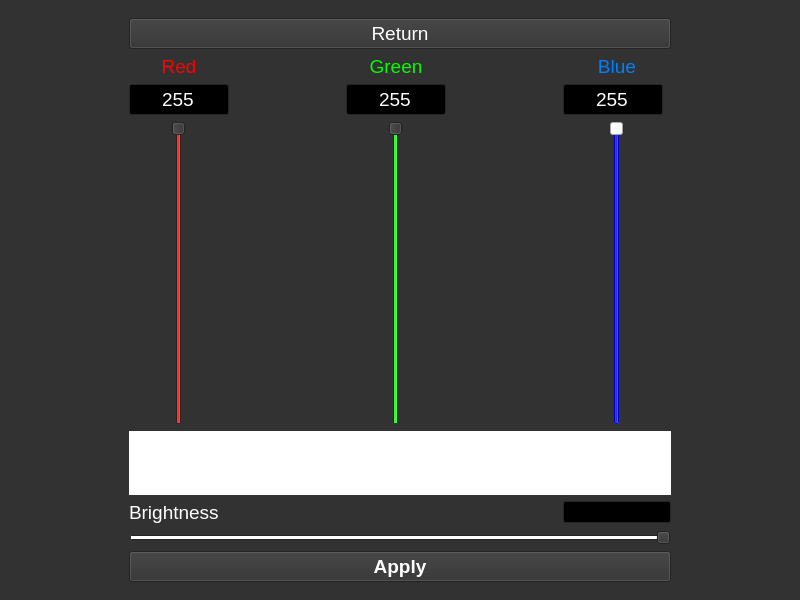
<?xml version="1.0" encoding="UTF-8"?>
<ui version="4.0">
 <class>MainWindow</class>
 <widget class="QMainWindow" name="MainWindow">
  <property name="geometry">
   <rect>
    <x>0</x>
    <y>0</y>
    <width>800</width>
    <height>600</height>
   </rect>
  </property>
  <property name="palette">
   <palette>
    <active>
     <colorrole role="WindowText">
      <brush brushstyle="SolidPattern">
       <color alpha="255">
        <red>255</red>
        <green>255</green>
        <blue>255</blue>
       </color>
      </brush>
     </colorrole>
     <colorrole role="Button">
      <brush brushstyle="SolidPattern">
       <color alpha="255">
        <red>50</red>
        <green>50</green>
        <blue>50</blue>
       </color>
      </brush>
     </colorrole>
     <colorrole role="Light">
      <brush brushstyle="SolidPattern">
       <color alpha="255">
        <red>75</red>
        <green>75</green>
        <blue>75</blue>
       </color>
      </brush>
     </colorrole>
     <colorrole role="Midlight">
      <brush brushstyle="SolidPattern">
       <color alpha="255">
        <red>62</red>
        <green>62</green>
        <blue>62</blue>
       </color>
      </brush>
     </colorrole>
     <colorrole role="Dark">
      <brush brushstyle="SolidPattern">
       <color alpha="255">
        <red>25</red>
        <green>25</green>
        <blue>25</blue>
       </color>
      </brush>
     </colorrole>
     <colorrole role="Mid">
      <brush brushstyle="SolidPattern">
       <color alpha="255">
        <red>33</red>
        <green>33</green>
        <blue>33</blue>
       </color>
      </brush>
     </colorrole>
     <colorrole role="Text">
      <brush brushstyle="SolidPattern">
       <color alpha="255">
        <red>255</red>
        <green>255</green>
        <blue>255</blue>
       </color>
      </brush>
     </colorrole>
     <colorrole role="BrightText">
      <brush brushstyle="SolidPattern">
       <color alpha="255">
        <red>255</red>
        <green>255</green>
        <blue>255</blue>
       </color>
      </brush>
     </colorrole>
     <colorrole role="ButtonText">
      <brush brushstyle="SolidPattern">
       <color alpha="255">
        <red>255</red>
        <green>255</green>
        <blue>255</blue>
       </color>
      </brush>
     </colorrole>
     <colorrole role="Base">
      <brush brushstyle="SolidPattern">
       <color alpha="255">
        <red>0</red>
        <green>0</green>
        <blue>0</blue>
       </color>
      </brush>
     </colorrole>
     <colorrole role="Window">
      <brush brushstyle="SolidPattern">
       <color alpha="255">
        <red>50</red>
        <green>50</green>
        <blue>50</blue>
       </color>
      </brush>
     </colorrole>
     <colorrole role="Shadow">
      <brush brushstyle="SolidPattern">
       <color alpha="255">
        <red>0</red>
        <green>0</green>
        <blue>0</blue>
       </color>
      </brush>
     </colorrole>
     <colorrole role="AlternateBase">
      <brush brushstyle="SolidPattern">
       <color alpha="255">
        <red>25</red>
        <green>25</green>
        <blue>25</blue>
       </color>
      </brush>
     </colorrole>
     <colorrole role="ToolTipBase">
      <brush brushstyle="SolidPattern">
       <color alpha="255">
        <red>255</red>
        <green>255</green>
        <blue>220</blue>
       </color>
      </brush>
     </colorrole>
     <colorrole role="ToolTipText">
      <brush brushstyle="SolidPattern">
       <color alpha="255">
        <red>0</red>
        <green>0</green>
        <blue>0</blue>
       </color>
      </brush>
     </colorrole>
     <colorrole role="PlaceholderText">
      <brush brushstyle="SolidPattern">
       <color alpha="128">
        <red>255</red>
        <green>255</green>
        <blue>255</blue>
       </color>
      </brush>
     </colorrole>
    </active>
    <inactive>
     <colorrole role="WindowText">
      <brush brushstyle="SolidPattern">
       <color alpha="255">
        <red>255</red>
        <green>255</green>
        <blue>255</blue>
       </color>
      </brush>
     </colorrole>
     <colorrole role="Button">
      <brush brushstyle="SolidPattern">
       <color alpha="255">
        <red>50</red>
        <green>50</green>
        <blue>50</blue>
       </color>
      </brush>
     </colorrole>
     <colorrole role="Light">
      <brush brushstyle="SolidPattern">
       <color alpha="255">
        <red>75</red>
        <green>75</green>
        <blue>75</blue>
       </color>
      </brush>
     </colorrole>
     <colorrole role="Midlight">
      <brush brushstyle="SolidPattern">
       <color alpha="255">
        <red>62</red>
        <green>62</green>
        <blue>62</blue>
       </color>
      </brush>
     </colorrole>
     <colorrole role="Dark">
      <brush brushstyle="SolidPattern">
       <color alpha="255">
        <red>25</red>
        <green>25</green>
        <blue>25</blue>
       </color>
      </brush>
     </colorrole>
     <colorrole role="Mid">
      <brush brushstyle="SolidPattern">
       <color alpha="255">
        <red>33</red>
        <green>33</green>
        <blue>33</blue>
       </color>
      </brush>
     </colorrole>
     <colorrole role="Text">
      <brush brushstyle="SolidPattern">
       <color alpha="255">
        <red>255</red>
        <green>255</green>
        <blue>255</blue>
       </color>
      </brush>
     </colorrole>
     <colorrole role="BrightText">
      <brush brushstyle="SolidPattern">
       <color alpha="255">
        <red>255</red>
        <green>255</green>
        <blue>255</blue>
       </color>
      </brush>
     </colorrole>
     <colorrole role="ButtonText">
      <brush brushstyle="SolidPattern">
       <color alpha="255">
        <red>255</red>
        <green>255</green>
        <blue>255</blue>
       </color>
      </brush>
     </colorrole>
     <colorrole role="Base">
      <brush brushstyle="SolidPattern">
       <color alpha="255">
        <red>0</red>
        <green>0</green>
        <blue>0</blue>
       </color>
      </brush>
     </colorrole>
     <colorrole role="Window">
      <brush brushstyle="SolidPattern">
       <color alpha="255">
        <red>50</red>
        <green>50</green>
        <blue>50</blue>
       </color>
      </brush>
     </colorrole>
     <colorrole role="Shadow">
      <brush brushstyle="SolidPattern">
       <color alpha="255">
        <red>0</red>
        <green>0</green>
        <blue>0</blue>
       </color>
      </brush>
     </colorrole>
     <colorrole role="AlternateBase">
      <brush brushstyle="SolidPattern">
       <color alpha="255">
        <red>25</red>
        <green>25</green>
        <blue>25</blue>
       </color>
      </brush>
     </colorrole>
     <colorrole role="ToolTipBase">
      <brush brushstyle="SolidPattern">
       <color alpha="255">
        <red>255</red>
        <green>255</green>
        <blue>220</blue>
       </color>
      </brush>
     </colorrole>
     <colorrole role="ToolTipText">
      <brush brushstyle="SolidPattern">
       <color alpha="255">
        <red>0</red>
        <green>0</green>
        <blue>0</blue>
       </color>
      </brush>
     </colorrole>
     <colorrole role="PlaceholderText">
      <brush brushstyle="SolidPattern">
       <color alpha="128">
        <red>255</red>
        <green>255</green>
        <blue>255</blue>
       </color>
      </brush>
     </colorrole>
    </inactive>
    <disabled>
     <colorrole role="WindowText">
      <brush brushstyle="SolidPattern">
       <color alpha="255">
        <red>25</red>
        <green>25</green>
        <blue>25</blue>
       </color>
      </brush>
     </colorrole>
     <colorrole role="Button">
      <brush brushstyle="SolidPattern">
       <color alpha="255">
        <red>50</red>
        <green>50</green>
        <blue>50</blue>
       </color>
      </brush>
     </colorrole>
     <colorrole role="Light">
      <brush brushstyle="SolidPattern">
       <color alpha="255">
        <red>75</red>
        <green>75</green>
        <blue>75</blue>
       </color>
      </brush>
     </colorrole>
     <colorrole role="Midlight">
      <brush brushstyle="SolidPattern">
       <color alpha="255">
        <red>62</red>
        <green>62</green>
        <blue>62</blue>
       </color>
      </brush>
     </colorrole>
     <colorrole role="Dark">
      <brush brushstyle="SolidPattern">
       <color alpha="255">
        <red>25</red>
        <green>25</green>
        <blue>25</blue>
       </color>
      </brush>
     </colorrole>
     <colorrole role="Mid">
      <brush brushstyle="SolidPattern">
       <color alpha="255">
        <red>33</red>
        <green>33</green>
        <blue>33</blue>
       </color>
      </brush>
     </colorrole>
     <colorrole role="Text">
      <brush brushstyle="SolidPattern">
       <color alpha="255">
        <red>25</red>
        <green>25</green>
        <blue>25</blue>
       </color>
      </brush>
     </colorrole>
     <colorrole role="BrightText">
      <brush brushstyle="SolidPattern">
       <color alpha="255">
        <red>255</red>
        <green>255</green>
        <blue>255</blue>
       </color>
      </brush>
     </colorrole>
     <colorrole role="ButtonText">
      <brush brushstyle="SolidPattern">
       <color alpha="255">
        <red>25</red>
        <green>25</green>
        <blue>25</blue>
       </color>
      </brush>
     </colorrole>
     <colorrole role="Base">
      <brush brushstyle="SolidPattern">
       <color alpha="255">
        <red>50</red>
        <green>50</green>
        <blue>50</blue>
       </color>
      </brush>
     </colorrole>
     <colorrole role="Window">
      <brush brushstyle="SolidPattern">
       <color alpha="255">
        <red>50</red>
        <green>50</green>
        <blue>50</blue>
       </color>
      </brush>
     </colorrole>
     <colorrole role="Shadow">
      <brush brushstyle="SolidPattern">
       <color alpha="255">
        <red>0</red>
        <green>0</green>
        <blue>0</blue>
       </color>
      </brush>
     </colorrole>
     <colorrole role="AlternateBase">
      <brush brushstyle="SolidPattern">
       <color alpha="255">
        <red>50</red>
        <green>50</green>
        <blue>50</blue>
       </color>
      </brush>
     </colorrole>
     <colorrole role="ToolTipBase">
      <brush brushstyle="SolidPattern">
       <color alpha="255">
        <red>255</red>
        <green>255</green>
        <blue>220</blue>
       </color>
      </brush>
     </colorrole>
     <colorrole role="ToolTipText">
      <brush brushstyle="SolidPattern">
       <color alpha="255">
        <red>0</red>
        <green>0</green>
        <blue>0</blue>
       </color>
      </brush>
     </colorrole>
     <colorrole role="PlaceholderText">
      <brush brushstyle="SolidPattern">
       <color alpha="128">
        <red>255</red>
        <green>255</green>
        <blue>255</blue>
       </color>
      </brush>
     </colorrole>
    </disabled>
   </palette>
  </property>
  <property name="windowTitle">
   <string>MainWindow</string>
  </property>
  <widget class="QWidget" name="centralwidget">
   <layout class="QVBoxLayout" name="verticalLayout">
    <item>
     <widget class="QStackedWidget" name="stackedWidget">
      <property name="currentIndex">
       <number>1</number>
      </property>
      <widget class="QWidget" name="mainPage">
       <layout class="QVBoxLayout" name="verticalLayout_2">
        <item>
         <widget class="QLabel" name="statusLabel">
          <property name="font">
           <font>
            <family>Arial</family>
            <pointsize>18</pointsize>
            <weight>75</weight>
            <bold>true</bold>
           </font>
          </property>
          <property name="styleSheet">
           <string notr="true">color: #FF0000;</string>
          </property>
          <property name="text">
           <string>Not Connected</string>
          </property>
          <property name="alignment">
           <set>Qt::AlignCenter</set>
          </property>
         </widget>
        </item>
        <item>
         <widget class="QPushButton" name="onButton">
          <property name="enabled">
           <bool>false</bool>
          </property>
          <property name="sizePolicy">
           <sizepolicy hsizetype="Minimum" vsizetype="Expanding">
            <horstretch>0</horstretch>
            <verstretch>0</verstretch>
           </sizepolicy>
          </property>
          <property name="font">
           <font>
            <family>Arial</family>
            <pointsize>14</pointsize>
            <weight>50</weight>
            <bold>false</bold>
            <stylestrategy>PreferDefault</stylestrategy>
           </font>
          </property>
          <property name="text">
           <string>On</string>
          </property>
         </widget>
        </item>
        <item>
         <widget class="QPushButton" name="offButton">
          <property name="enabled">
           <bool>false</bool>
          </property>
          <property name="sizePolicy">
           <sizepolicy hsizetype="Minimum" vsizetype="Expanding">
            <horstretch>0</horstretch>
            <verstretch>0</verstretch>
           </sizepolicy>
          </property>
          <property name="font">
           <font>
            <family>Arial</family>
            <pointsize>14</pointsize>
            <weight>50</weight>
            <bold>false</bold>
           </font>
          </property>
          <property name="text">
           <string>Off</string>
          </property>
         </widget>
        </item>
        <item>
         <widget class="QPushButton" name="colorButton">
          <property name="enabled">
           <bool>false</bool>
          </property>
          <property name="sizePolicy">
           <sizepolicy hsizetype="Minimum" vsizetype="Expanding">
            <horstretch>0</horstretch>
            <verstretch>0</verstretch>
           </sizepolicy>
          </property>
          <property name="font">
           <font>
            <family>Arial</family>
            <pointsize>14</pointsize>
           </font>
          </property>
          <property name="text">
           <string>Color</string>
          </property>
         </widget>
        </item>
        <item>
         <widget class="QPushButton" name="palatteButton">
          <property name="enabled">
           <bool>false</bool>
          </property>
          <property name="sizePolicy">
           <sizepolicy hsizetype="Minimum" vsizetype="Expanding">
            <horstretch>0</horstretch>
            <verstretch>0</verstretch>
           </sizepolicy>
          </property>
          <property name="font">
           <font>
            <family>Arial</family>
            <pointsize>14</pointsize>
           </font>
          </property>
          <property name="text">
           <string>Palatte</string>
          </property>
         </widget>
        </item>
       </layout>
      </widget>
      <widget class="QWidget" name="page_2">
       <layout class="QGridLayout" name="gridLayout">
        <item row="8" column="0" colspan="2">
         <widget class="QLabel" name="brightnessLabel">
          <property name="font">
           <font>
            <family>Arial</family>
            <pointsize>14</pointsize>
           </font>
          </property>
          <property name="text">
           <string>Brightness</string>
          </property>
          <property name="buddy">
           <cstring>brightnessSlider</cstring>
          </property>
         </widget>
        </item>
        <item row="5" column="0">
         <widget class="QSlider" name="redSlider">
          <property name="sizePolicy">
           <sizepolicy hsizetype="Minimum" vsizetype="Expanding">
            <horstretch>0</horstretch>
            <verstretch>0</verstretch>
           </sizepolicy>
          </property>
          <property name="palette">
           <palette>
            <active>
             <colorrole role="Highlight">
              <brush brushstyle="SolidPattern">
               <color alpha="255">
                <red>255</red>
                <green>0</green>
                <blue>0</blue>
               </color>
              </brush>
             </colorrole>
            </active>
            <inactive>
             <colorrole role="Highlight">
              <brush brushstyle="SolidPattern">
               <color alpha="255">
                <red>255</red>
                <green>0</green>
                <blue>0</blue>
               </color>
              </brush>
             </colorrole>
            </inactive>
            <disabled>
             <colorrole role="Highlight">
              <brush brushstyle="SolidPattern">
               <color alpha="255">
                <red>0</red>
                <green>120</green>
                <blue>215</blue>
               </color>
              </brush>
             </colorrole>
            </disabled>
           </palette>
          </property>
          <property name="maximum">
           <number>255</number>
          </property>
          <property name="value">
           <number>255</number>
          </property>
          <property name="orientation">
           <enum>Qt::Vertical</enum>
          </property>
          <property name="invertedAppearance">
           <bool>false</bool>
          </property>
          <property name="invertedControls">
           <bool>false</bool>
          </property>
          <property name="tickPosition">
           <enum>QSlider::NoTicks</enum>
          </property>
          <property name="tickInterval">
           <number>1</number>
          </property>
         </widget>
        </item>
        <item row="3" column="0">
         <widget class="QLabel" name="redLabel">
          <property name="sizePolicy">
           <sizepolicy hsizetype="Preferred" vsizetype="Preferred">
            <horstretch>0</horstretch>
            <verstretch>0</verstretch>
           </sizepolicy>
          </property>
          <property name="font">
           <font>
            <family>Arial</family>
            <pointsize>14</pointsize>
           </font>
          </property>
          <property name="styleSheet">
           <string notr="true">color:red</string>
          </property>
          <property name="text">
           <string>Red</string>
          </property>
          <property name="alignment">
           <set>Qt::AlignCenter</set>
          </property>
          <property name="buddy">
           <cstring>redSlider</cstring>
          </property>
         </widget>
        </item>
        <item row="3" column="1">
         <widget class="QLabel" name="greenLabel">
          <property name="sizePolicy">
           <sizepolicy hsizetype="Minimum" vsizetype="Preferred">
            <horstretch>0</horstretch>
            <verstretch>0</verstretch>
           </sizepolicy>
          </property>
          <property name="font">
           <font>
            <family>Arial</family>
            <pointsize>14</pointsize>
           </font>
          </property>
          <property name="styleSheet">
           <string notr="true">color: #00FF00</string>
          </property>
          <property name="text">
           <string>Green</string>
          </property>
          <property name="alignment">
           <set>Qt::AlignCenter</set>
          </property>
          <property name="buddy">
           <cstring>greenSlider</cstring>
          </property>
         </widget>
        </item>
        <item row="4" column="0">
         <widget class="QLineEdit" name="redEdit">
          <property name="sizePolicy">
           <sizepolicy hsizetype="Maximum" vsizetype="Fixed">
            <horstretch>0</horstretch>
            <verstretch>0</verstretch>
           </sizepolicy>
          </property>
          <property name="maximumSize">
           <size>
            <width>100</width>
            <height>16777215</height>
           </size>
          </property>
          <property name="font">
           <font>
            <family>Arial</family>
            <pointsize>14</pointsize>
           </font>
          </property>
          <property name="inputMask">
           <string/>
          </property>
          <property name="text">
           <string>255</string>
          </property>
          <property name="maxLength">
           <number>3</number>
          </property>
          <property name="alignment">
           <set>Qt::AlignCenter</set>
          </property>
         </widget>
        </item>
        <item row="2" column="0" colspan="3">
         <widget class="QPushButton" name="backButton">
          <property name="font">
           <font>
            <family>Arial</family>
            <pointsize>14</pointsize>
           </font>
          </property>
          <property name="text">
           <string>Return</string>
          </property>
         </widget>
        </item>
        <item row="9" column="0" colspan="3">
         <widget class="QSlider" name="brightnessSlider">
          <property name="palette">
           <palette>
            <active>
             <colorrole role="Highlight">
              <brush brushstyle="SolidPattern">
               <color alpha="255">
                <red>255</red>
                <green>255</green>
                <blue>255</blue>
               </color>
              </brush>
             </colorrole>
            </active>
            <inactive>
             <colorrole role="Highlight">
              <brush brushstyle="SolidPattern">
               <color alpha="255">
                <red>255</red>
                <green>255</green>
                <blue>255</blue>
               </color>
              </brush>
             </colorrole>
            </inactive>
            <disabled>
             <colorrole role="Highlight">
              <brush brushstyle="SolidPattern">
               <color alpha="255">
                <red>0</red>
                <green>120</green>
                <blue>215</blue>
               </color>
              </brush>
             </colorrole>
            </disabled>
           </palette>
          </property>
          <property name="maximum">
           <number>255</number>
          </property>
          <property name="value">
           <number>255</number>
          </property>
          <property name="orientation">
           <enum>Qt::Horizontal</enum>
          </property>
         </widget>
        </item>
        <item row="6" column="0" colspan="3">
         <widget class="QLabel" name="colorPreview">
          <property name="minimumSize">
           <size>
            <width>0</width>
            <height>64</height>
           </size>
          </property>
          <property name="styleSheet">
           <string notr="true">background-color:white</string>
          </property>
          <property name="frameShape">
           <enum>QFrame::NoFrame</enum>
          </property>
          <property name="text">
           <string/>
          </property>
         </widget>
        </item>
        <item row="4" column="1">
         <widget class="QLineEdit" name="greenEdit">
          <property name="sizePolicy">
           <sizepolicy hsizetype="Maximum" vsizetype="Fixed">
            <horstretch>0</horstretch>
            <verstretch>0</verstretch>
           </sizepolicy>
          </property>
          <property name="maximumSize">
           <size>
            <width>100</width>
            <height>16777215</height>
           </size>
          </property>
          <property name="font">
           <font>
            <family>Arial</family>
            <pointsize>14</pointsize>
           </font>
          </property>
          <property name="text">
           <string>255</string>
          </property>
          <property name="maxLength">
           <number>3</number>
          </property>
          <property name="alignment">
           <set>Qt::AlignCenter</set>
          </property>
         </widget>
        </item>
        <item row="3" column="2">
         <widget class="QLabel" name="blueLabel">
          <property name="sizePolicy">
           <sizepolicy hsizetype="Minimum" vsizetype="Preferred">
            <horstretch>0</horstretch>
            <verstretch>0</verstretch>
           </sizepolicy>
          </property>
          <property name="font">
           <font>
            <family>Arial</family>
            <pointsize>14</pointsize>
           </font>
          </property>
          <property name="styleSheet">
           <string notr="true">color: #007FFF</string>
          </property>
          <property name="text">
           <string>Blue</string>
          </property>
          <property name="alignment">
           <set>Qt::AlignCenter</set>
          </property>
          <property name="buddy">
           <cstring>blueSlider</cstring>
          </property>
         </widget>
        </item>
        <item row="5" column="1">
         <widget class="QSlider" name="greenSlider">
          <property name="sizePolicy">
           <sizepolicy hsizetype="Minimum" vsizetype="Expanding">
            <horstretch>0</horstretch>
            <verstretch>0</verstretch>
           </sizepolicy>
          </property>
          <property name="palette">
           <palette>
            <active>
             <colorrole role="Highlight">
              <brush brushstyle="SolidPattern">
               <color alpha="255">
                <red>0</red>
                <green>255</green>
                <blue>0</blue>
               </color>
              </brush>
             </colorrole>
            </active>
            <inactive>
             <colorrole role="Highlight">
              <brush brushstyle="SolidPattern">
               <color alpha="255">
                <red>0</red>
                <green>255</green>
                <blue>0</blue>
               </color>
              </brush>
             </colorrole>
            </inactive>
            <disabled>
             <colorrole role="Highlight">
              <brush brushstyle="SolidPattern">
               <color alpha="255">
                <red>0</red>
                <green>120</green>
                <blue>215</blue>
               </color>
              </brush>
             </colorrole>
            </disabled>
           </palette>
          </property>
          <property name="maximum">
           <number>255</number>
          </property>
          <property name="value">
           <number>255</number>
          </property>
          <property name="orientation">
           <enum>Qt::Vertical</enum>
          </property>
         </widget>
        </item>
        <item row="4" column="2">
         <widget class="QLineEdit" name="blueEdit">
          <property name="sizePolicy">
           <sizepolicy hsizetype="Maximum" vsizetype="Fixed">
            <horstretch>0</horstretch>
            <verstretch>0</verstretch>
           </sizepolicy>
          </property>
          <property name="maximumSize">
           <size>
            <width>100</width>
            <height>16777215</height>
           </size>
          </property>
          <property name="font">
           <font>
            <family>Arial</family>
            <pointsize>14</pointsize>
           </font>
          </property>
          <property name="text">
           <string>255</string>
          </property>
          <property name="maxLength">
           <number>3</number>
          </property>
          <property name="alignment">
           <set>Qt::AlignCenter</set>
          </property>
         </widget>
        </item>
        <item row="5" column="2">
         <widget class="QSlider" name="blueSlider">
          <property name="sizePolicy">
           <sizepolicy hsizetype="Minimum" vsizetype="Expanding">
            <horstretch>0</horstretch>
            <verstretch>0</verstretch>
           </sizepolicy>
          </property>
          <property name="palette">
           <palette>
            <active>
             <colorrole role="Highlight">
              <brush brushstyle="SolidPattern">
               <color alpha="255">
                <red>0</red>
                <green>0</green>
                <blue>255</blue>
               </color>
              </brush>
             </colorrole>
            </active>
            <inactive>
             <colorrole role="Highlight">
              <brush brushstyle="SolidPattern">
               <color alpha="255">
                <red>0</red>
                <green>0</green>
                <blue>255</blue>
               </color>
              </brush>
             </colorrole>
            </inactive>
            <disabled>
             <colorrole role="Highlight">
              <brush brushstyle="SolidPattern">
               <color alpha="255">
                <red>0</red>
                <green>120</green>
                <blue>215</blue>
               </color>
              </brush>
             </colorrole>
            </disabled>
           </palette>
          </property>
          <property name="styleSheet">
           <string notr="true">.QSlider::groove:vertical {
    width: 6px;
    margin: 64px 32px;
}

.QSlider::handle:vertical {
    margin: -64px -32px;
    height: -60px;
}</string>
          </property>
          <property name="maximum">
           <number>255</number>
          </property>
          <property name="value">
           <number>255</number>
          </property>
          <property name="orientation">
           <enum>Qt::Vertical</enum>
          </property>
         </widget>
        </item>
        <item row="8" column="2">
         <widget class="QLineEdit" name="brightnessEdit">
          <property name="sizePolicy">
           <sizepolicy hsizetype="Maximum" vsizetype="Fixed">
            <horstretch>0</horstretch>
            <verstretch>0</verstretch>
           </sizepolicy>
          </property>
         </widget>
        </item>
        <item row="10" column="0" colspan="3">
         <widget class="QPushButton" name="applyButton">
          <property name="font">
           <font>
            <family>Arial</family>
            <pointsize>14</pointsize>
            <weight>75</weight>
            <bold>true</bold>
           </font>
          </property>
          <property name="text">
           <string>Apply</string>
          </property>
         </widget>
        </item>
       </layout>
      </widget>
     </widget>
    </item>
   </layout>
  </widget>
 </widget>
 <resources/>
 <connections/>
</ui>
